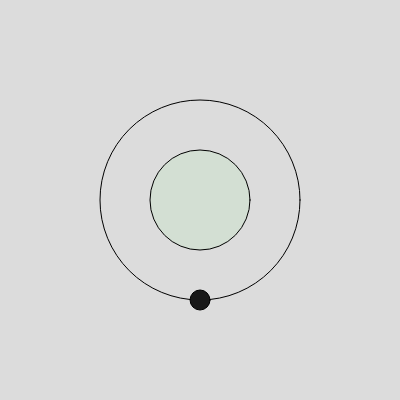
Frame 1 (no input)
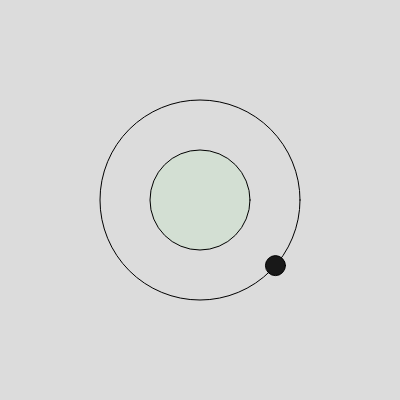
Frame 60 (no input)
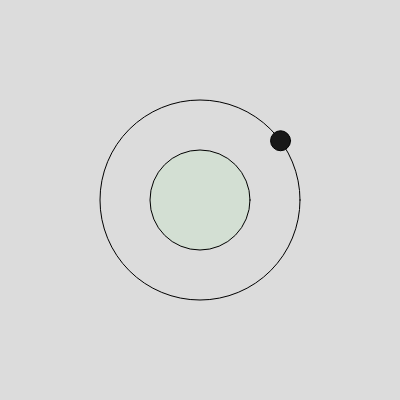
Frame 120 (the mouse pressed at the canvas centre since frame 60)

The p5.js sketch that drew these frames (run headless with seeded random() and noise() and a simulated clock; from frame 60 on, the mouse is pressed at the canvas centre):

// p5.js sketch
// ── sketch.js
let planet
let singer
let t = 0

function setup() {
  createCanvas(400, 400);
  planet = new Planet(width/2,height/2,100)
  singer = new Singer(width/4,height/2,20)
  singer.orbit(planet)
}

function draw() {
  background(220);
  planet.render()
  singer.update()
  singer.render()
}


class Singer {
  constructor(x, y, w, sound) {
    this.x = x;
    this.y = y;
    this.w = w;
    // this.sound = sound;
    // this.sound.amp(0.5);
    // this.sound.playMode('untilDone');
    this.isIntersecting = false;
    // this.orbitR = dist(this.x, this.y, planetX, planetY);
    this.orbitR = dist(this.x,this.y,planet.pos.x,planet.pos.y)
    this.angle = 0;
    this.angularV = 0;
    this.angularA = 0;
    this.maxV = 0
  }

  orbit(planet) {
    const G = 5;
    let vel = sqrt((G * planet.mass) / this.orbitR);
    let acc = (G * planet.mass) / pow(this.orbitR, 2);
    this.maxV = vel;
    this.angularA = acc;
  }

  update() {
    if (this.angularV < this.maxV) {
       this.angularV += this.angularA;
    }
   
    this.angle += this.angularV/100;
 
  }

  render() {
    push();
    noFill()
    circle(planet.pos.x, planet.pos.y, this.orbitR * 2);
     translate(planet.pos.x,planet.pos.y);
    let x = sin(this.angle) * this.orbitR
    let y = cos(this.angle) * this.orbitR
    
   
    // rotateX(HALF_PI);

    let mult = this.isIntersecting ? 1.1 : 1;
    fill(24)
    translate(x,y)
    circle(0,0,this.w)
    // cylinder(this.w * 0.5 * mult, this.w / 2, 8, 1);
    pop();
  }

  checkIntersect(comets) {
    this.isIntersecting = false;
    for (let comet of comets) {
      if (this.intersects(comet.pos.x, comet.pos.y)) {
        this.sound.play();
        this.isIntersecting = true;
      }
    }
  }

  intersects(x, y) {
    return (
      x > this.x - this.w * 0.5 &&
      x < this.x + this.w * 0.5 &&
      y > this.y - this.w * 0.5 &&
      y < this.y + this.w * 0.5
    );
  }
}

class Planet {
  constructor(x, y, m) {
    this.pos = createVector(x, y);
    this.mass = m;
    this.r = sqrt(this.mass) * 20;
  }

  getStrength(mover, force) {
    const distanceSq = constrain(force.magSq(), 250, 2500);
    const G = 5;
    const strength = (G * (this.mass * mover.mass)) / distanceSq;
    return strength;
  }

  attract(mover) {
    const force = p5.Vector.sub(this.pos, mover.pos);
    const strength = this.getStrength(mover, force);
    force.setMag(strength);
    mover.applyForce(force);
  }

  render() {
    push();
    translate(this.pos.x, this.pos.y);
    fill(100, 255, 100, 20);
    // rotateY(t * 0.001);
    // sphere(this.r * 2, 20, 20);
    circle(0,0,this.r/2)
    pop();
  }
}
